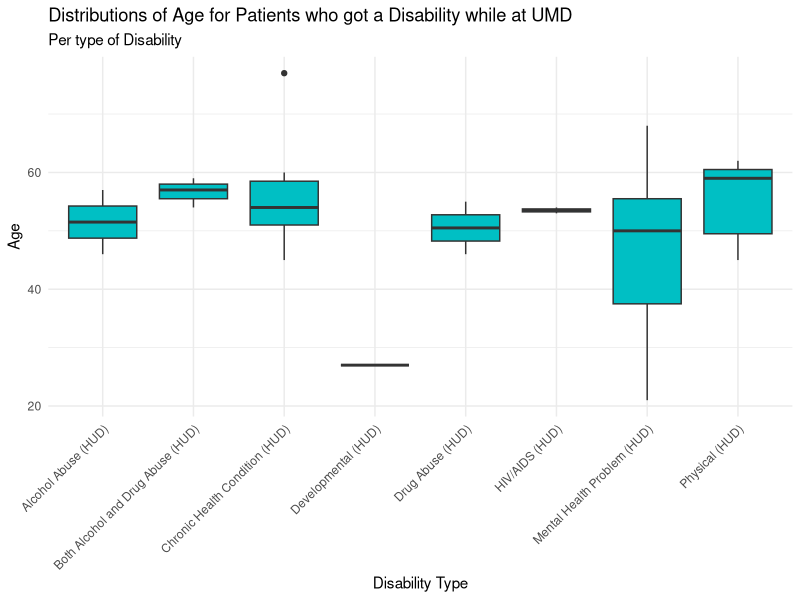

This chart was generated by the following R code:
# This code creates the distributions age per disability attainted while at UMD

library(tidyverse)
library(ggplot2)

my_patient_data = read_csv("patients_data_graph.csv")

patient_plot = ggplot(my_patient_data, aes(x=my_patient_data$`Disability Type`, y = my_patient_data$`Client Age at Entry`)) +
  geom_boxplot(fill='#00BFC4') +
  theme_minimal() +  
  labs(title = "Distributions of Age for Patients who got a Disability while at UMD", subtitle = 'Per type of Disability', y = 'Age', x = 'Disability Type') +
  theme(axis.text.x = element_text(angle = 45, hjust = 1))

ggsave('agedist.png', patient_plot)
